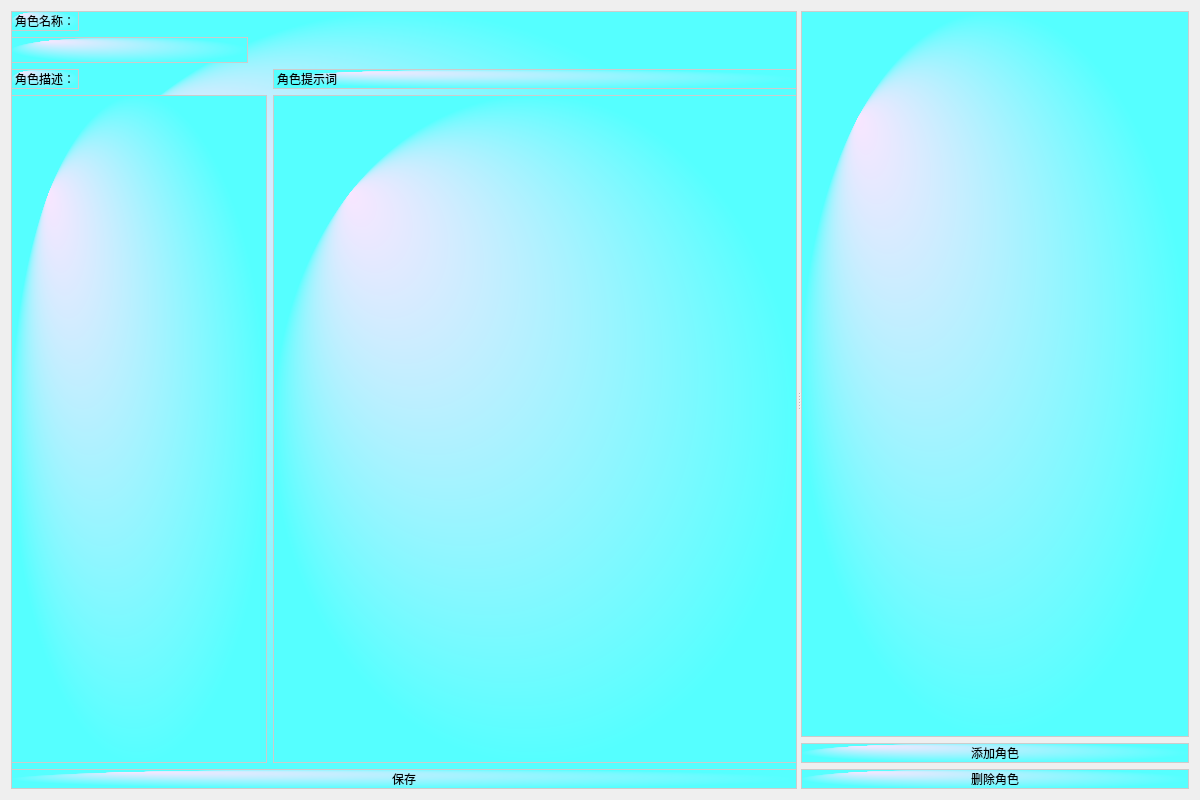
<?xml version="1.0" encoding="UTF-8"?>
<ui version="4.0">
 <class>RoleManager</class>
 <widget class="QWidget" name="RoleManager">
  <property name="geometry">
   <rect>
    <x>0</x>
    <y>0</y>
    <width>1200</width>
    <height>800</height>
   </rect>
  </property>
  <layout class="QVBoxLayout" name="verticalLayout">
   <item>
    <widget class="QSplitter" name="splitter">
     <property name="orientation">
      <enum>Qt::Horizontal</enum>
     </property>
     <widget class="QWidget" name="leftPanel" native="true">
      <property name="styleSheet">
       <string notr="true">background-color: qradialgradient(spread:pad, cx:0.5, cy:0.5, radius:0.5, stop:0 rgba(248, 230, 255), stop:1 rgb(85, 255, 255));
    border: 1px solid #ccc;
    color: black;</string>
      </property>
      <layout class="QVBoxLayout" name="verticalLayout_2">
       <item>
        <layout class="QFormLayout" name="formLayout">
         <item row="10" column="0">
          <widget class="QTextEdit" name="descriptionEdit"/>
         </item>
         <item row="10" column="1">
          <widget class="QTextEdit" name="styleEdit">
           <property name="maximumSize">
            <size>
             <width>570</width>
             <height>16777215</height>
            </size>
           </property>
          </widget>
         </item>
         <item row="9" column="1">
          <widget class="QLabel" name="styleLabel">
           <property name="text">
            <string>角色提示词</string>
           </property>
          </widget>
         </item>
         <item row="9" column="0">
          <widget class="QLabel" name="descriptionLabel">
           <property name="text">
            <string>角色描述：</string>
           </property>
          </widget>
         </item>
         <item row="3" column="0">
          <widget class="QLabel" name="nameLabel">
           <property name="text">
            <string>角色名称：</string>
           </property>
          </widget>
         </item>
         <item row="4" column="0">
          <widget class="QLineEdit" name="nameEdit">
           <property name="minimumSize">
            <size>
             <width>237</width>
             <height>26</height>
            </size>
           </property>
          </widget>
         </item>
        </layout>
       </item>
       <item>
        <widget class="QPushButton" name="saveButton">
         <property name="text">
          <string>保存</string>
         </property>
        </widget>
       </item>
       <item>
        <layout class="QHBoxLayout" name="horizontalLayout"/>
       </item>
      </layout>
     </widget>
     <widget class="QWidget" name="rightPanel" native="true">
      <layout class="QVBoxLayout" name="verticalLayout_3">
       <item>
        <widget class="QListWidget" name="roleList">
         <property name="styleSheet">
          <string notr="true">background-color: qradialgradient(spread:pad, cx:0.5, cy:0.5, radius:0.5, stop:0 rgba(248, 230, 255), stop:1 rgb(85, 255, 255));
    border: 1px solid #ccc;
    color: black;</string>
         </property>
        </widget>
       </item>
       <item>
        <widget class="QPushButton" name="addButton">
         <property name="styleSheet">
          <string notr="true">background-color: qradialgradient(spread:pad, cx:0.5, cy:0.5, radius:0.5, stop:0 rgba(248, 230, 255), stop:1 rgb(85, 255, 255));
    border: 1px solid #ccc;
    color: black;</string>
         </property>
         <property name="text">
          <string>添加角色</string>
         </property>
        </widget>
       </item>
       <item>
        <widget class="QPushButton" name="removeButton">
         <property name="styleSheet">
          <string notr="true">background-color: qradialgradient(spread:pad, cx:0.5, cy:0.5, radius:0.5, stop:0 rgba(248, 230, 255), stop:1 rgb(85, 255, 255));
    border: 1px solid #ccc;
    color: black;</string>
         </property>
         <property name="text">
          <string>删除角色</string>
         </property>
        </widget>
       </item>
      </layout>
     </widget>
    </widget>
   </item>
  </layout>
 </widget>
 <resources/>
 <connections/>
</ui>
